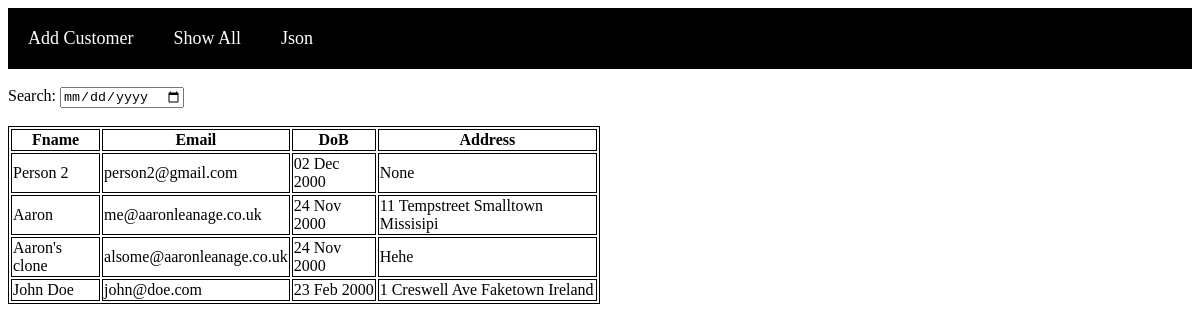
/cusAll, run on the app's committed database.
### customer/models.py (models this page shows)
class Customer(models.Model):
    fname = models.CharField(max_length=100)
    email = models.EmailField()
    dob = models.DateField()
    address = models.TextField()

### customer/views.py (the view)
# urls.py: path("cusAll", views.cusAll, name="cusAll"),
def cusAll(request):
    messages = Customer.objects.order_by("-dob")
    return render(request, "cusAll.html", {"message_list": messages})

### customer/templates/cusAll.html (shortened to what this page needs)
<!DOCTYPE html>
<html lang="en">
{% load static %}
<head>
    <link rel="stylesheet" href="{% static 'css/styles.css' %}">
</head>
<body>
    <nav>
        <a href="{% url 'cusAdd' %}">Add Customer</a>
        <a href="{% url 'cusAll' %}">Show All</a>
        <a href="{% url 'cusJson' %}">Json</a>
    </nav>
    <section>
        <br/>
        Search: <input type="date" id="search" onchange="dosearch()"/><br/>
        <br/>
        <div id="resTable">
            <table>
                <thead>
                    <tr>
                        <th>Fname</th>
                        <th>Email</th>
                        <th>DoB</th>
                        <th>Address</th>
                    </tr>
                </thead>
                <tbody>
                    {% for message in message_list %}
                    <tr>
                        <td>{{ message.fname }}</td>
                        <td>{{ message.email }}</td>
                        <td>{{ message.dob | date:'d M Y' }}</td>
                        <td>{{ message.address }}</td>
                    </tr>
                    {% endfor %}
                </tbody>
            </table>
        </div>
    </section>
</body>
</html>

### customer/static/css/styles.css (style rules this page uses)
* { box-sizing: border-box; }
nav { background-color: black; min-height:40px; display: flex; }
nav a { color: white; margin: 20px; text-decoration: none; font-size: 18px; }

### customer/templates/cusAll.html (style rules this page uses)
table { width: 50%; }
table, th, td { border: 1px solid black; }

### data on the page
Customer: fname "Person 2", email "person2@gmail.com", dob "02 Dec 2000", address "None"
Customer: fname "Aaron", email "me@aaronleanage.co.uk", dob "24 Nov 2000", address "11 Tempstreet Smalltown Missisipi"
Customer: fname "Aaron's clone", email "alsome@aaronleanage.co.uk", dob "24 Nov 2000", address "Hehe"
Customer: fname "John Doe", email "john@doe.com", dob "23 Feb 2000", address "1 Creswell Ave Faketown Ireland"
